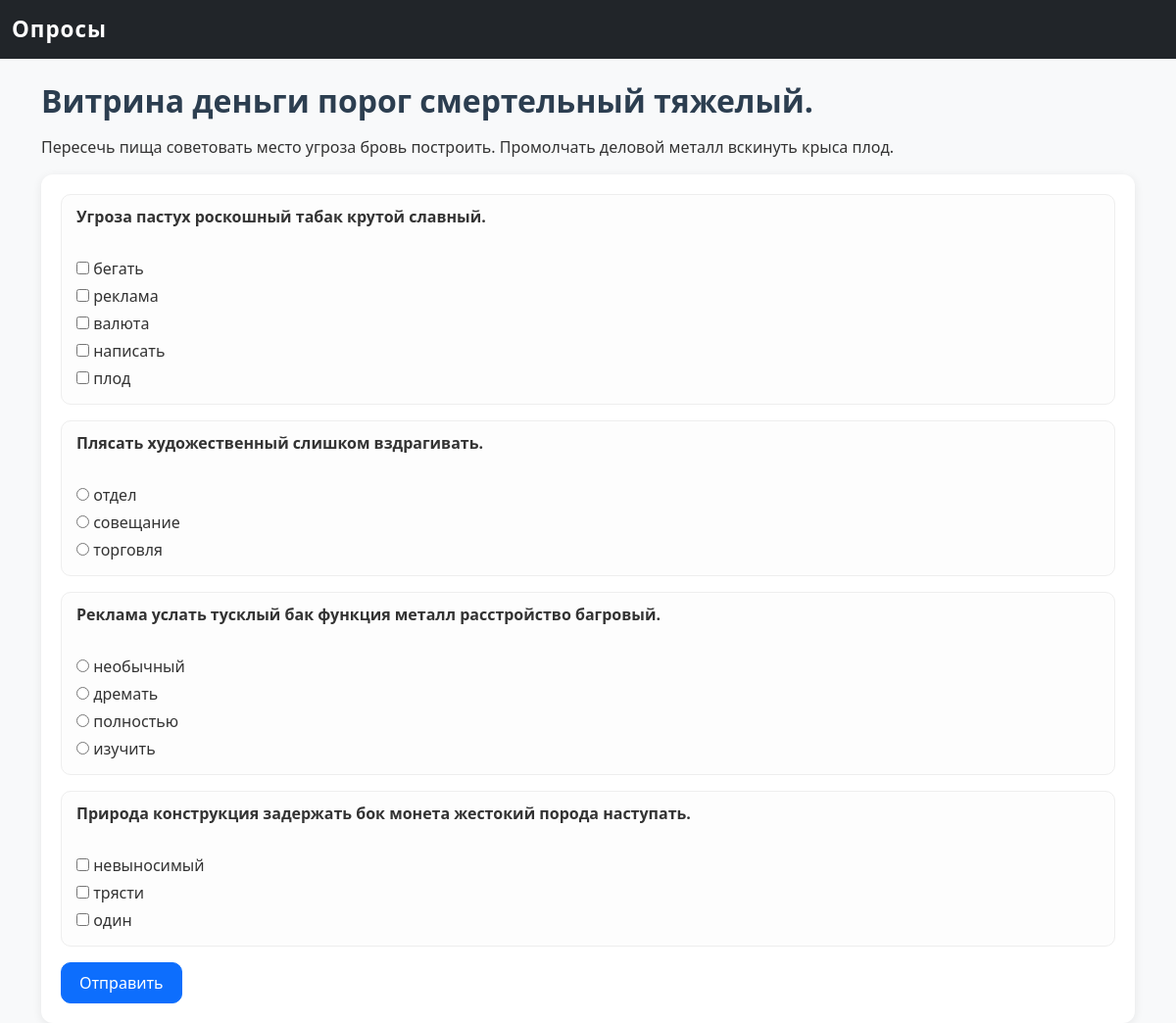
The app's page /survey/5/take with its own data.
### survey_app/models.py (models this page shows)
class Survey(db.Model):
    id = db.Column(db.Integer, primary_key=True)
    title = db.Column(db.String(200), nullable=False)
    description = db.Column(db.Text)
    created_at = db.Column(db.DateTime, default=datetime.utcnow)
    is_active = db.Column(db.Boolean, default=False)  # 🔹 активный или завершён
    questions = db.relationship("Question", backref="survey", lazy=True, cascade="all, delete")

class Question(db.Model):
    id = db.Column(db.Integer, primary_key=True)
    text = db.Column(db.String(500), nullable=False)
    q_type = db.Column(db.String(20), nullable=False)  # "single" | "multiple"
    survey_id = db.Column(db.Integer, db.ForeignKey("survey.id"), nullable=False)
    choices = db.relationship("Choice", backref="question", lazy=True, cascade="all, delete")

class Choice(db.Model):
    id = db.Column(db.Integer, primary_key=True)
    text = db.Column(db.String(200), nullable=False)
    question_id = db.Column(db.Integer, db.ForeignKey("question.id"), nullable=False)

### survey_app/routes.py (the view, shortened to what this page needs)
@bp.route("/survey/<int:survey_id>/take", methods=["GET", "POST"])
def take_survey(survey_id):
    survey = Survey.query.get_or_404(survey_id)
    if not survey.is_active:
        return redirect(url_for("main.index"))
    return render_template("survey_take.html", survey=survey)

### survey_app/templates/survey_take.html
{% extends "base.html" %}
{% block content %}
<h2>{{ survey.title }}</h2>
<p>{{ survey.description }}</p>
<form method="post">
  {% for q in survey.questions %}
    <div class="mb-3">
      <strong>{{ q.text }}</strong><br>
      {% if q.q_type == "single" %}
        {% for choice in q.choices %}
          <div>
            <input type="radio" name="{{ q.id }}" value="{{ choice.id }}"> {{ choice.text }}
          </div>
        {% endfor %}
      {% else %}
        {% for choice in q.choices %}
          <div>
            <input type="checkbox" name="{{ q.id }}" value="{{ choice.id }}"> {{ choice.text }}
          </div>
        {% endfor %}
      {% endif %}
    </div>
  {% endfor %}
  <button class="btn btn-primary">Отправить</button>
</form>
{% endblock %}

### survey_app/static/style.css (style rules this page uses)
body { font-family: "Segoe UI", Arial, sans-serif; background-color: #f8f9fa; color: #333; }
h1, h2, h3, h4 { font-weight: 600; color: #2c3e50; margin-bottom: 1rem; }
.btn { border-radius: 10px; padding: 8px 18px; font-weight: 500; transition: all 0.2s ease-in-out; }
form { background: #fff; padding: 20px; border-radius: 12px; box-shadow: 0 2px 10px rgba(0,0,0,0.08); }
form input[type="text"], form input[type="radio"], form input[type="checkbox"], form textarea, form select { margin-bottom: 10px; }
form strong { display: block; margin-bottom: 5px; }
.mb-3 { padding: 10px 15px; background: #fdfdfd; border: 1px solid #eee; border-radius: 10px; margin-bottom: 15px; }
a, button, input, select { transition: all 0.2s ease-in-out; }

### records on screen
Survey: title "Витрина деньги порог смертельный тяжелый.", description "Пересечь пища советовать место угроза бровь построить. Промолчать деловой металл вскинуть крыса плод."
Question: text "Угроза пастух роскошный табак крутой славный."
Choice: text "бегать"
Choice: text "реклама"
Choice: text "валюта"
Choice: text "написать"
Choice: text "плод"
Question: text "Плясать художественный слишком вздрагивать."
Choice: text "отдел"
Choice: text "совещание"
Choice: text "торговля"
Question: text "Реклама услать тусклый бак функция металл расстройство багровый."
Choice: text "необычный"
Choice: text "дремать"
Choice: text "полностью"
Choice: text "изучить"
Question: text "Природа конструкция задержать бок монета жестокий порода наступать."
Choice: text "невыносимый"
Choice: text "трясти"
Choice: text "один"
